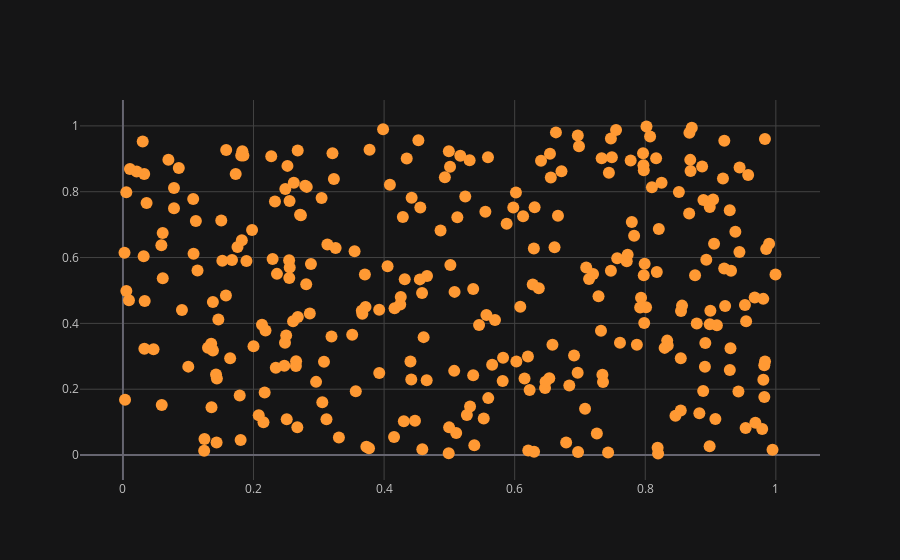

Write notebook code for a chart like this one.
### Code cell
df3.iplot(x='a',y='b',mode='markers')# both the dataset are not corelated and are randomly distributed in xy plane.

### Figure 1 — Plotly figure (JSON) as saved in the notebook; plotly's stock layout.template omitted (floating-point values rounded to 4 significant figures; data arrays with more than 128 entries replaced by an {"elided": "..."} marker saying what was removed)
{"data": [{"line": {"color": "rgba(255, 153, 51, 1.0)", "dash": "solid", "shape": "linear", "width": 1.3}, "marker": {"size": 12, "symbol": "circle"}, "mode": "markers", "name": "b", "text": "", "type": "scatter", "x": {"elided": "300 float values"}, "y": {"elided": "300 float values"}}], "layout": {"autosize": true, "legend": {"bgcolor": "#151516", "font": {"color": "#D9D9D9"}}, "paper_bgcolor": "#151516", "plot_bgcolor": "#151516", "title": {"font": {"color": "#D9D9D9"}}, "xaxis": {"autorange": true, "gridcolor": "#434343", "range": [-0.06299, 1.065], "showgrid": true, "tickfont": {"color": "#C2C2C2"}, "title": {"font": {"color": "#D9D9D9"}, "text": ""}, "type": "linear", "zerolinecolor": "#666570"}, "yaxis": {"autorange": true, "gridcolor": "#434343", "range": [-0.1068, 1.11], "showgrid": true, "tickfont": {"color": "#C2C2C2"}, "title": {"font": {"color": "#D9D9D9"}, "text": ""}, "type": "linear", "zerolinecolor": "#666570"}}}
